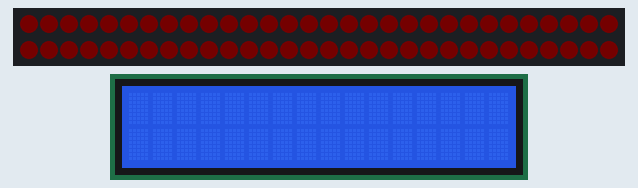
Simulated run of this sketch. Board: Arduino Uno, built with avr-gcc and run on an emulated ATmega328P. On the bench: 60 RGB LEDs in strip order, left to right, continuing on the next row, 16×2 character LCD. Dim RGB values are drawn brighter than linear; what the sketch prints to the serial monitor is not drawn.

Above: at 6.4 s.

The sketch:

test_kolory.ino
```cpp
// include the library code:
#include <LiquidCrystal.h>
#include <Wire.h>
#include "RTClib.h"
#include <Adafruit_NeoPixel.h>

RTC_DS1307 RTC;

const int rs = 6, en = 7, d4 = 2, d5 = 3, d6 = 4, d7 = 5, power = 8, led = 13;
LiquidCrystal lcd(rs, en, d4, d5, d6, d7);


int liczbadiod = 60;
Adafruit_NeoPixel leds = Adafruit_NeoPixel(liczbadiod, led, NEO_GRB + NEO_KHZ800);

struct my_button
{
  int value;
  int lastState;
  int pin;
};
struct RGB
{
  int R;
  int G;
  int B;
};


my_button Alarm = {0, HIGH, 9};
my_button Control = {0, HIGH, 10};
my_button Plus = {0, HIGH, 11};
my_button Minus = {0, HIGH, 12};

bool ok = false;

int GodzinaBudzika = 21;
int MinutaBudzika = 39;

void setup() {
  // set up the LCD's number of columns and rows:
  leds.begin();
  lcd.begin(16, 2);
  lcd.clear();
  delay(10);

  Wire.begin();
  RTC.begin();

  /*if (! RTC.isrunning())*/ {
    Serial.println("RTC is NOT running!");
    // This will reflect the time that your sketch was compiled
    //RTC.adjust(DateTime(__DATE__, __TIME__)); //arduino = komp + 56s
  }

  Serial.begin(9600);
  pinMode(power, OUTPUT);

  pinMode(Alarm.pin, INPUT_PULLUP);
  pinMode(Control.pin, INPUT_PULLUP);
  pinMode(Plus.pin, INPUT_PULLUP);
  pinMode(Minus.pin, INPUT_PULLUP);

  digitalWrite(power, HIGH);

  for (int i = 0; i < liczbadiod; i++) {
    leds.setPixelColor(i, 0, 0, 0);
  }
  leds.show();
  delay(250);

}

int wait = 0;
int mod = 0;

int AlarmState = 0;
int z = 20*60;
int trwanie = 20;
void loop() {


    AlarmRing (z);
    delay(1000);
    z = z - 1;
    if(z < 0) z = 0;

}


void AlarmRing(int zostalo)
{
  RGB kolor;

  kolor = Dejkolor(zostalo);
  Serial.print(kolor.B);
  Serial.print(",");
  Serial.print(kolor.R);
  Serial.print(",");
  Serial.println(kolor.G);

  for (int i = 0; i < liczbadiod; i++) {
    leds.setPixelColor(i, kolor.R, kolor.G, kolor.B);
  }
  leds.show();
  if (zostalo == 0) AlarmState = 2;


}

RGB Dejkolor(int zostalo)
{
  int liczbaPoziomow = 8;
  int granice [liczbaPoziomow + 1][3] = {
    {255,255,255},
    {255,200,150},
    {255,120,50},
    {255,70,10},
    {255, 60, 0},
    {255, 40, 10},
    {50, 0, 0},
    {25, 0, 0},
    {0, 0, 0}
  };
  RGB kolor = {granice [0][0], granice [0][1], granice [0][2]};
  if (zostalo < 0) return kolor;
  //DEFINIUJ R
  int aktualnyPoziom = int(float(zostalo * liczbaPoziomow) / float(trwanie) / 60.0);
  if (aktualnyPoziom == liczbaPoziomow) {
    aktualnyPoziom = aktualnyPoziom - 1;
  }

  float R1 = float(granice [aktualnyPoziom][0]);
  float R2 = float(granice [aktualnyPoziom + 1][0]);
  float z1 = float(aktualnyPoziom * trwanie) * 60.0 / float(liczbaPoziomow);
  float z2 = float((aktualnyPoziom + 1) * trwanie) * 60.0 / float(liczbaPoziomow);
  float zostalo_float = float(zostalo) - z1;
  z2 = z2 - z1;
  z1 = 0.0;

  float R = (R2 - R1) / (z2 - z1) * zostalo_float + R1;
  //DEFINIUJ G
  float G1 = float(granice [aktualnyPoziom][1]);
  float G2 = float(granice [aktualnyPoziom + 1][1]);

  float G = (G2 - G1) / (z2 - z1) * zostalo_float + G1;

  //DEFINIUJ B
  float Blue1 = float(granice [aktualnyPoziom][2]);
  float Blue2 = float(granice [aktualnyPoziom + 1][2]);

  float B = (Blue2 - Blue1) / (z2 - z1) * zostalo_float + Blue1;

  R = R>255.0 ? 255.0 : R;
  R = R<0.0 ? 0.0 : R;

  G = G>255.0 ? 255.0 : G;
  G = G<0.0 ? 0.0 : G;

  B = B>255.0 ? 255.0 : B;
  B = B<0.0 ? 0.0 : B;


  kolor = {int(R), int(G), int(B)};


  return kolor;
}
```
